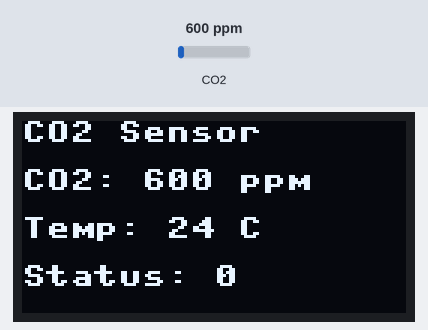
The program below on a simulated Raspberry Pi Pico running MicroPython. On the bench: 128×64 one-colour display. The inputs (shaded band) are chosen by the test bench; at power-on: CO2 600 ppm. Library files of the repository ran but are not shown: ssd1306.py; what the program prints to the serial console is not drawn.

Above: at 1.2 s.
1.3 s: CO2 set to 452 ppm
At 2.6 s:
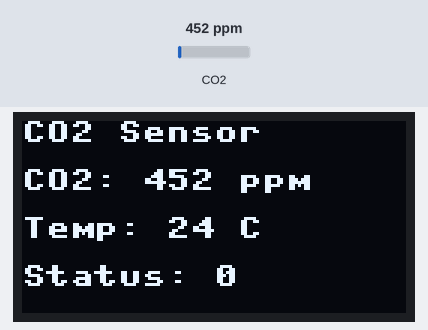
4.1 s: CO2 set to 1050 ppm
At 5.1 s:
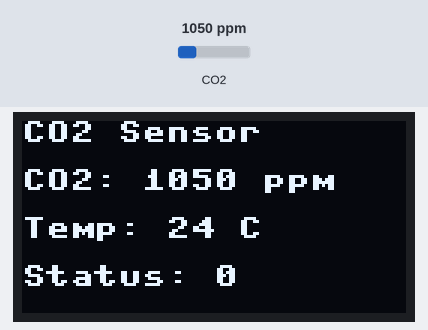
6.9 s: CO2 set to 1700 ppm
At 9.0 s:
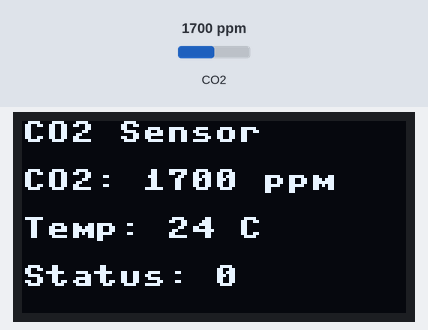
Timing chart, 0 to 10.5 s (numbered marks = the images above; inputs shaded):
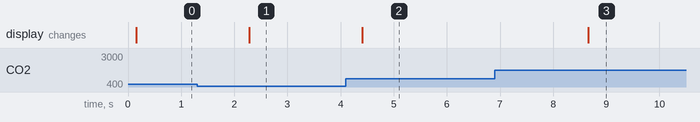

Measured:
- after the input at 1.3 s, the display: changes after 0.98 s (image 1)
- after the input at 4.1 s, the display: changes after 0.31 s (image 2)
- after the input at 6.9 s, the display: changes after 1.8 s (image 3)

The program:

CO2+OLED.py
```python
# CO2 measurement, sensor MH-Z19C sensor.
# Data display on OLED SSD1306
#
from micropython import const
import framebuf
from machine import Pin, I2C
from machine import UART, Pin
from ssd1306 import SSD1306_I2C
import time
# --------- CO2 Sensor Setup (MH-Z19C) ---------
uart0 = UART(0, baudrate=9600, tx=Pin(0), rx=Pin(1))
REQUEST_CO2 = b'\xFF\x01\x86\x00\x00\x00\x00\x00\x79'
#
def co2_checksum(data):
    # Prüfsumme berechnen laut Datenblatt
    return (0xFF - (sum(data[1:8]) % 256) + 1) & 0xFF
def read_co2():
    uart0.write(REQUEST_CO2)
    time.sleep(0.1)
    if uart0.any():
        response = uart0.read(9)
        if response and len(response) == 9 and response[0] == 0xFF and response[1] == 0x86:
            if response[8] == co2_checksum(response):
                co2 = response[2] * 256 + response[3]
                temp = response[4] - 40
                status = response[5]
                return co2, temp, status
    return None, None, None

# --------- OLED Setup ---------
# SSD1306-Treiber muss im selben Skript sein (wie vorher)
# I2C1 auf GP14=SDA, GP15=SCL
i2c = I2C(1, sda=Pin(14), scl=Pin(15), freq=400000)
oled = SSD1306_I2C(128, 64, i2c)
#time.sleep(1)


# Clear the display first
oled.fill(0) # --------- Hauptloop ---------
while True:
    co2, temp, status = read_co2()
    oled.fill(0)
    if co2 is not None:
        oled.text("CO2 Sensor", 0, 0)
        oled.text("CO2: {} ppm".format(co2), 0, 16)
        oled.text("Temp: {} C".format(temp), 0, 32)
        oled.text("Status: {}".format(status), 0, 48)
        print("CO2: {} ppm  Temp: {} C  Status: {}".format(co2, temp, status))
    else:
        oled.text("Warte auf Daten...", 0, 16)
    oled.show()
    time.sleep(2)
```
